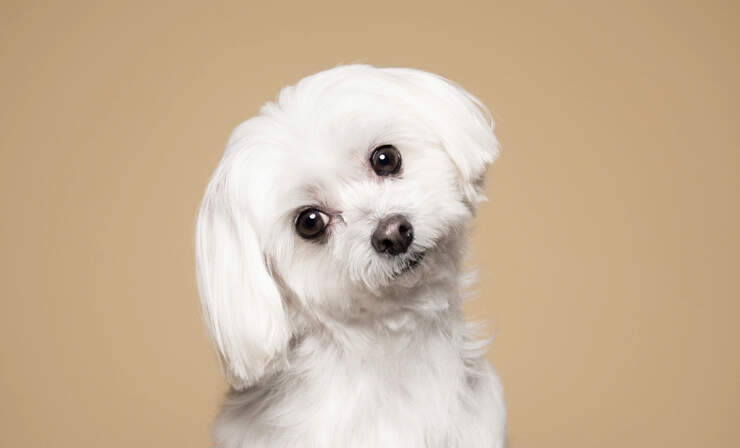
#> input picture Op1/Images/Dog2.jpg, 740 x 448 px
$ python contours.py
#> lines starting #> are read from the running program, lines starting #| are printed output that depends on the picture; after the words box and inside, x2 and y2 are one past the last pixel; in counts of white or black regions, pixels touching at a corner belong together
import cv2 as cv
import numpy as np

img = cv.imread('Images/Dog2.jpg')
#> img is the input picture: shape (448, 740, 3); mean B, G, R 152, 178.8, 201.3
cv.imshow('Given Image',img)

gray = cv.cvtColor(img,cv.COLOR_BGR2GRAY)
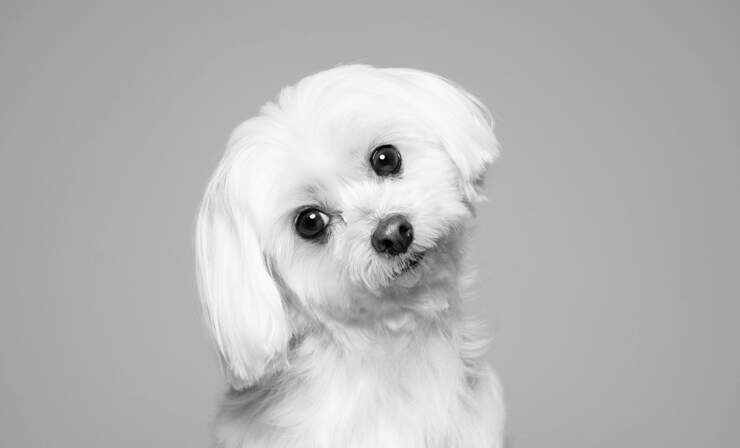
#> gray: shape (448, 740); min 0, max 255, mean 182.6
cv.imshow('Gray Scale Image',gray)

canny_img = cv.Canny(img,125,175)
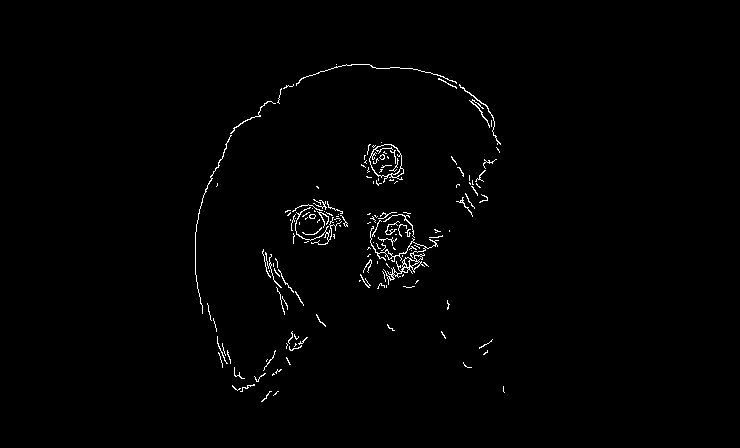
#> canny_img: shape (448, 740); 1.1% white in thin lines or dots, all inside (x1, y1, x2, y2) = (195, 64, 505, 402)
cv.imshow('Canny Image',canny_img)


cv.waitKey(5000)

$ run again, with Op1/Images/Dog1.jpg copied over Op1/Images/Dog2.jpg
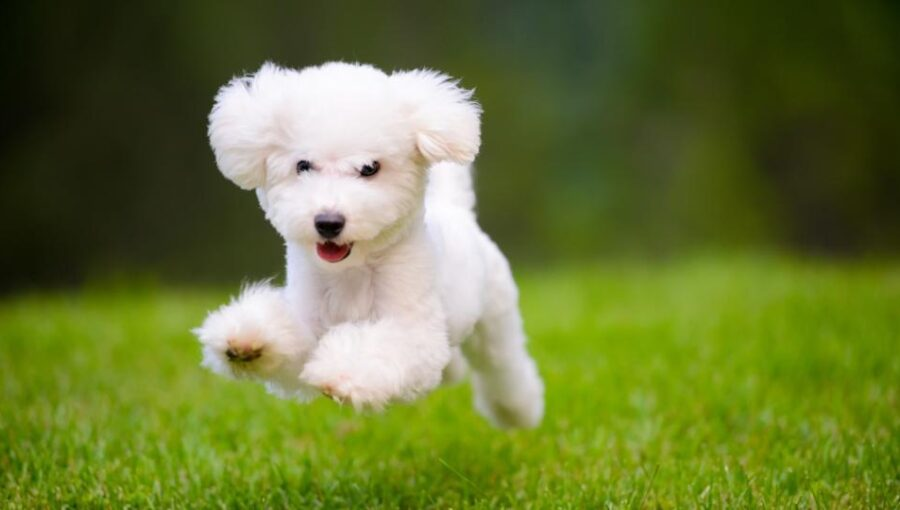
#> input picture Op1/Images/Dog1.jpg, 900 x 510 px
#> img is the input picture: shape (510, 900, 3); mean B, G, R 53.4, 117.8, 104.5
#> `gray = cv.cvtColor(img,cv.COLOR_BGR2GRAY)`:
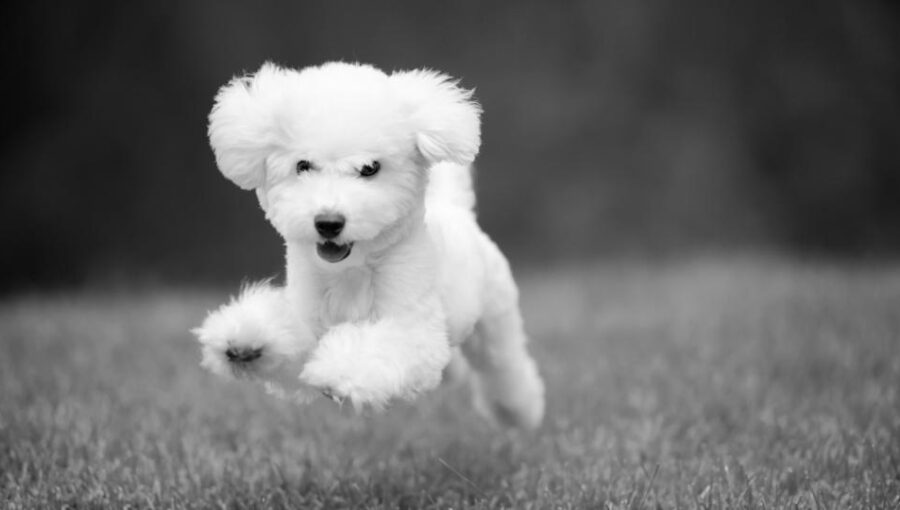
#> gray: shape (510, 900); min 1, max 255, mean 106.5
#> `canny_img = cv.Canny(img,125,175)`:
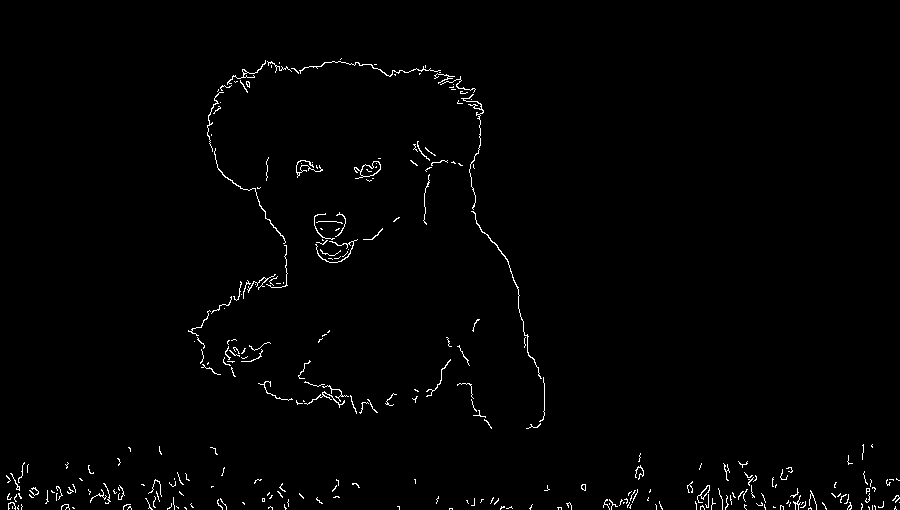
#> canny_img: shape (510, 900); 1.2% white in thin lines or dots, all inside (x1, y1, x2, y2) = (6, 58, 900, 510)
